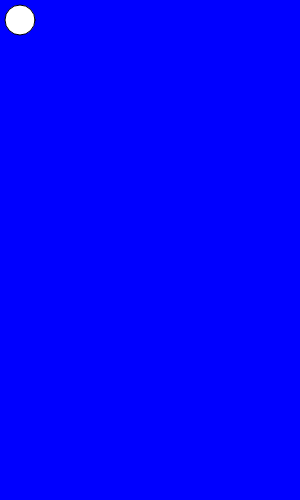
Frame 1 (no input)
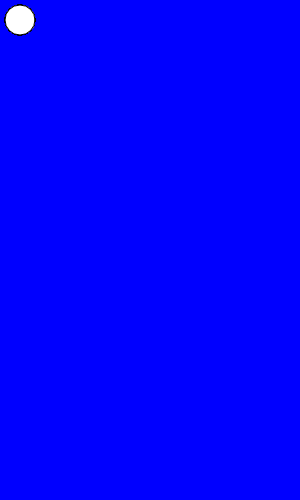
Frame 60 (no input)
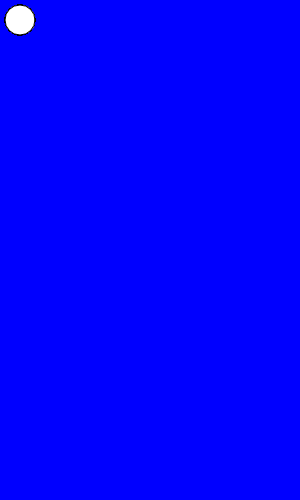
Frame 120 (the mouse pressed at the canvas centre since frame 60)

The p5.js sketch that drew these frames (run headless with seeded random() and noise() and a simulated clock; from frame 60 on, the mouse is pressed at the canvas centre):

// p5.js sketch
// ── sketch.js
/*
name: sketch.js

*/

// This is an in-line comment
// This is another comment.

// This is the set() function definition
// This is required by p5 fo setup

function setup(){

  createCanvas( 300, 500);

  background('blue');


}

// This is the drraw() function definition
// This gets called after setup() finished executing

function draw(){
  // This will draw a circle
  // centered at point (20, 20)
  // This circle will have a diameter of 30 pixels
  ellipse(20, 20, 30, 30);



}
